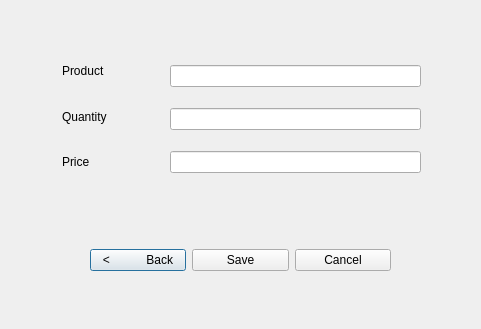
<?xml version="1.0" encoding="UTF-8"?>
<ui version="4.0">
 <class>InventoryWindow</class>
 <widget class="QDialog" name="InventoryWindow">
  <property name="geometry">
   <rect>
    <x>0</x>
    <y>0</y>
    <width>481</width>
    <height>329</height>
   </rect>
  </property>
  <property name="windowTitle">
   <string>Dialog</string>
  </property>
  <widget class="QWidget" name="layoutWidget">
   <property name="geometry">
    <rect>
     <x>170</x>
     <y>50</y>
     <width>251</width>
     <height>141</height>
    </rect>
   </property>
   <layout class="QVBoxLayout" name="verticalLayout">
    <item>
     <widget class="QLineEdit" name="txt_product"/>
    </item>
    <item>
     <widget class="QLineEdit" name="txt_amount"/>
    </item>
    <item>
     <widget class="QLineEdit" name="txt_price"/>
    </item>
   </layout>
  </widget>
  <widget class="QWidget" name="layoutWidget">
   <property name="geometry">
    <rect>
     <x>62</x>
     <y>51</y>
     <width>81</width>
     <height>131</height>
    </rect>
   </property>
   <layout class="QVBoxLayout" name="verticalLayout_2">
    <item>
     <widget class="QLabel" name="productLabel">
      <property name="text">
       <string>Product</string>
      </property>
     </widget>
    </item>
    <item>
     <widget class="QLabel" name="amountLabel">
      <property name="text">
       <string>Quantity</string>
      </property>
     </widget>
    </item>
    <item>
     <widget class="QLabel" name="priceLabel">
      <property name="text">
       <string>Price</string>
      </property>
     </widget>
    </item>
   </layout>
  </widget>
  <widget class="QWidget" name="layoutWidget">
   <property name="geometry">
    <rect>
     <x>90</x>
     <y>230</y>
     <width>301</width>
     <height>61</height>
    </rect>
   </property>
   <layout class="QHBoxLayout" name="horizontalLayout">
    <item>
     <widget class="QPushButton" name="backButton">
      <property name="text">
       <string>&lt;           Back</string>
      </property>
     </widget>
    </item>
    <item>
     <widget class="QPushButton" name="saveButton">
      <property name="text">
       <string>Save</string>
      </property>
     </widget>
    </item>
    <item>
     <widget class="QPushButton" name="cancelButton">
      <property name="text">
       <string>Cancel</string>
      </property>
     </widget>
    </item>
   </layout>
  </widget>
 </widget>
 <resources/>
 <connections/>
</ui>
